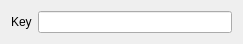
<?xml version="1.0" encoding="UTF-8"?>
<ui version="4.0">
 <class>FormKeyValue</class>
 <widget class="QWidget" name="FormKeyValue">
  <property name="geometry">
   <rect>
    <x>0</x>
    <y>0</y>
    <width>243</width>
    <height>31</height>
   </rect>
  </property>
  <property name="windowTitle">
   <string>Form</string>
  </property>
  <layout class="QHBoxLayout" name="horizontalLayout">
   <item>
    <widget class="QLabel" name="key">
     <property name="text">
      <string>Key</string>
     </property>
    </widget>
   </item>
   <item>
    <widget class="QLineEdit" name="value">
     <property name="alignment">
      <set>Qt::AlignRight|Qt::AlignTrailing|Qt::AlignVCenter</set>
     </property>
    </widget>
   </item>
  </layout>
 </widget>
 <resources/>
 <connections/>
</ui>
